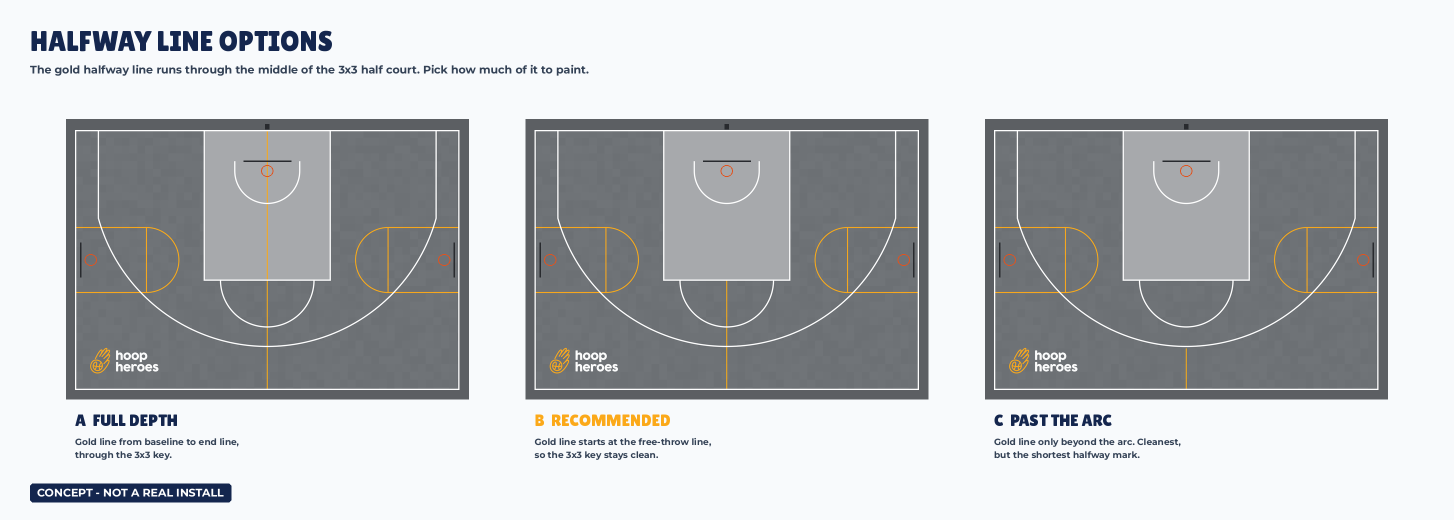
#> input picture court-viz/renders/plan/halfway-line-options.png, 2907 x 1040 px, given in place of court.png, which was not available (shown at 1/2 size)
$ python plan_sheet.py ../renders/plan --out out.png
#> lines starting #> are read from the running program, lines starting #| are printed output that depends on the picture; pictures that were not available may be replaced by others from this repository, and a replacement may not be noted
"""Lay out the flat court artwork as a to-scale plan sheet.

Usage: python3 tools/plan_sheet.py PLAN_DIR --out DIR
Reads court.png from tools/plan.mjs (400 px per metre, hoop end at the top).
"""
import argparse
from pathlib import Path

from PIL import Image, ImageDraw, ImageFont

ROOT = Path(__file__).resolve().parent.parent
NAVY = (20, 38, 78)
GOLD = (251, 169, 26)
INK = (51, 65, 85)
BG = (248, 250, 252)
HOOP = (40, 42, 46)
SRC_PX = 400
L, W = 10.0, 14.8  # depth from the Mega Slam baseline, baseline length


def font(name, size):
    return ImageFont.truetype(str(ROOT / "assets/fonts" / name), size)


def heading(size):
    return font("LilitaOne-Regular.ttf", size)


def body(size):
    return font("Montserrat-Bold.ttf", size)


def concept_label(d, h, x=40):
    f = body(22)
    t = "CONCEPT - HOOP HUB"
    b = f.getbbox(t)
    y1 = h - 36
    y0 = y1 - (b[3] - b[1]) - 20
    d.rounded_rectangle((x, y0, x + b[2] - b[0] + 28, y1), radius=6, fill=NAVY)
    d.text((x + 14 - b[0], y0 + 10 - b[1]), t, font=f, fill="white")


def draw_hoops(d, ox, oy, s, line=4, bases=True):
    # Mega Slam: board face 1.2 m in, rim centre 1.575 m; post just behind the baseline
    d.line((ox + (W / 2 - 0.915) * s, oy + 1.2 * s, ox + (W / 2 + 0.915) * s, oy + 1.2 * s), fill=HOOP, width=line)
    r = 0.2286 * s
    cx, cy = ox + W / 2 * s, oy + 1.575 * s
    d.ellipse((cx - r, cy - r, cx + r, cy + r), outline=(224, 83, 31), width=max(2, line - 1))
    d.rectangle((cx - 0.08 * s, oy - 0.22 * s, cx + 0.08 * s, oy - 0.02 * s), fill=HOOP)
    # portable hoops: rim 0.6 m inside each 10 m side line, centred at 5.0 m, board 1.32 m wide, base outside the tiles
    for side in (-1, 1):
        rx = ox + (W / 2 + side * (W / 2 - 0.6)) * s
        bx = rx + side * 0.38 * s
        cz = oy + 5.0 * s
        d.line((bx, cz - 0.66 * s, bx, cz + 0.66 * s), fill=HOOP, width=line)
        d.ellipse((rx - r, cz - r, rx + r, cz + r), outline=(224, 83, 31), width=max(2, line - 1))
        if not bases:
            continue
        x_edge = ox + (W / 2 + side * W / 2) * s
        x0, x1 = sorted((x_edge + side * 0.02 * s, x_edge + side * 1.47 * s))
        d.rounded_rectangle((x0, cz - 0.385 * s, x1, cz + 0.385 * s), radius=int(0.06 * s), outline=HOOP, width=max(2, line - 1))


def dim_arrow(d, a, b, text, f, vertical=False):
    d.line((*a, *b), fill=INK, width=2)
    for p in (a, b):
        if vertical:
            d.line((p[0] - 10, p[1], p[0] + 10, p[1]), fill=INK, width=2)
        else:
            d.line((p[0], p[1] - 10, p[0], p[1] + 10), fill=INK, width=2)
    tb = f.getbbox(text)
    tw, th = tb[2] - tb[0], tb[3] - tb[1]
    mx, my = (a[0] + b[0]) / 2, (a[1] + b[1]) / 2
    if vertical:
        lbl = Image.new("RGBA", (tw + 16, th + 12), BG + (255,))
        ImageDraw.Draw(lbl).text((8 - tb[0], 6 - tb[1]), text, font=f, fill=INK)
        lbl = lbl.rotate(90, expand=True)
        return lbl, (int(mx - lbl.width / 2), int(my - lbl.height / 2))
    d.rectangle((mx - tw / 2 - 8, my - th / 2 - 6, mx + tw / 2 + 8, my + th / 2 + 6), fill=BG)
    d.text((mx - tw / 2 - tb[0], my - th / 2 - tb[1]), text, font=f, fill=INK)
    return None


def main_sheet(court_png: Path, out: Path):
    s = 100  # px per metre on the sheet
    cw, ch = int(W * s), int(L * s)
    left, right, top, bottom = 330, 300, 440, 480
    sheet = Image.new("RGB", (left + cw + right, top + ch + bottom), BG)
    d = ImageDraw.Draw(sheet)
    court = Image.open(court_png).convert("RGB").resize((cw, ch), Image.LANCZOS)
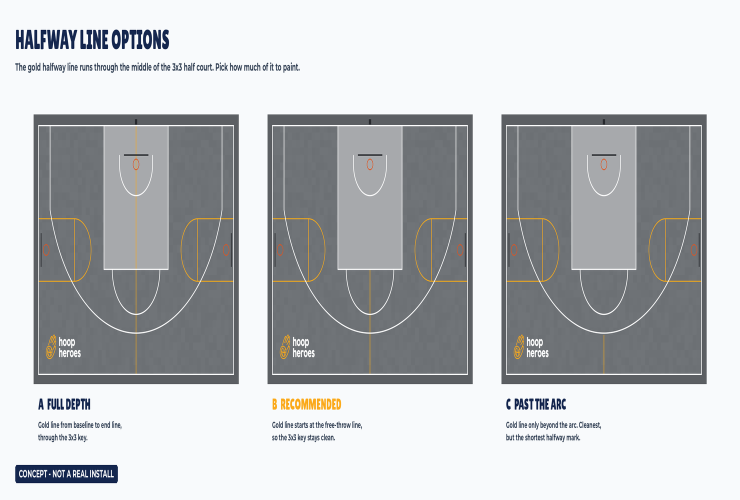
#> court: PIL image 1480x1000 RGB (shown at 1/2 size); mean R, G, B 188.2, 190.6, 193.1
    ox, oy = left, top
    # tarmac surround so the slim tile border reads
    d.rectangle((ox - 30, oy - 40, ox + cw + 30, oy + ch + 30), fill=(92, 95, 99))
    sheet.paste(court, (ox, oy))
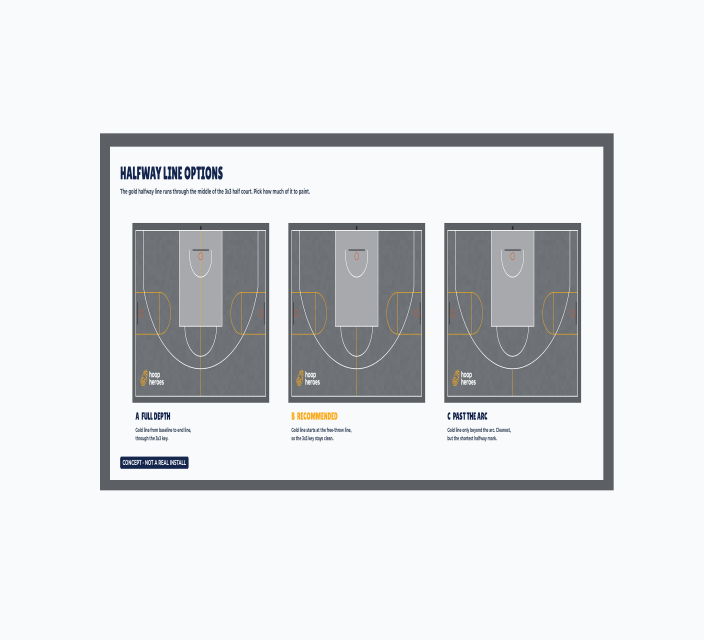
#> sheet: PIL image 2110x1920 RGB (shown at 1/3 size); mean R, G, B 219.6, 221.8, 224.1
    draw_hoops(d, ox, oy, s)

    d.text((60, 50), "HOOP HUB PHASE 1", font=heading(64), fill=NAVY)
    d.text((60, 128), "COURT MARKINGS PLAN", font=heading(40), fill=GOLD)
    d.text((60, 190), "Bird's-eye plan, to scale. 14.8 m baseline, 10 m deep; mini court runs across between the portable hoops.", font=body(22), fill=INK)

    f = body(20)
    dim_arrow(d, (ox, oy - 90), (ox + cw, oy - 90), "14.8 m baseline", f)
    lbl = dim_arrow(d, (ox - 240, oy), (ox - 240, oy + ch), "10.0 m", f, vertical=True)
#> call 2 of dim_arrow, with a = (90, 440), b = (90, 1440), text = '10.0 m', vertical = True
#> in dim_arrow (call 2), `ImageDraw.Draw(lbl).text((8 - tb[0], 6 - tb[1]), text, font=f, fill=INK)`:
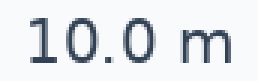
#> lbl: PIL image 86x27 RGBA (shown 3 times larger); mean R, G, B, A 225.3, 228.7, 232.8, 255
#> in dim_arrow (call 2), `lbl = lbl.rotate(90, expand=True)`:
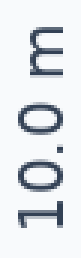
#> lbl: PIL image 27x86 RGBA (shown 3 times larger); mean R, G, B, A 225.3, 228.7, 232.8, 255
    sheet.paste(lbl[0], lbl[1])
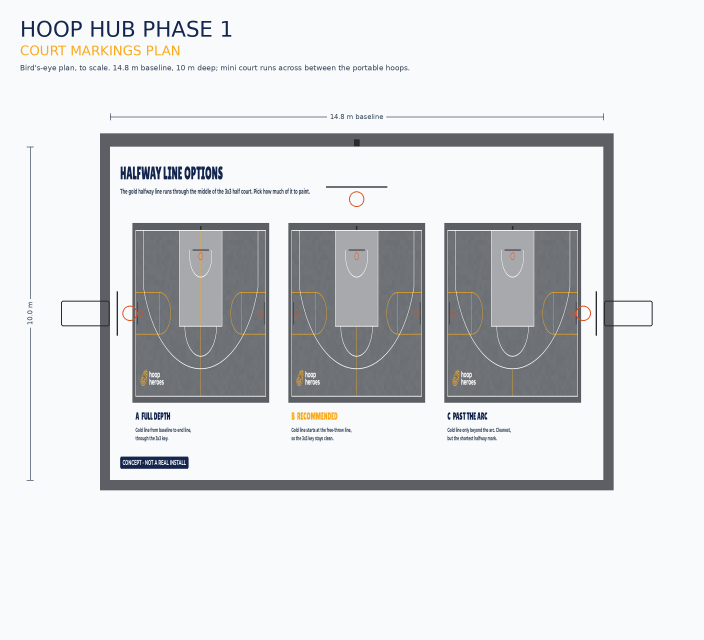
#> sheet: PIL image 2110x1920 RGB (shown at 1/3 size); mean R, G, B 218.4, 220.5, 222.8
    d = ImageDraw.Draw(sheet)
    for text, y in (("MEGA SLAM END", oy - 150), ("OPEN END", oy + ch + 60)):
        tb = heading(30).getbbox(text)
        d.text((ox + cw / 2 - (tb[2] - tb[0]) / 2, y), text, font=heading(30), fill=NAVY)
    for x in (ox - 147, ox + cw + 40):
        y = oy + 5.0 * s + 52
        d.text((x, y), "PORTABLE", font=body(18), fill=INK)
        d.text((x, y + 24), "HOOP", font=body(18), fill=INK)

    # legend
    ly = oy + ch + 130
    items = [
        ((255, 255, 255), "White 50 mm: 3x3 half court (FIBA key, arc, free-throw line and semicircle)"),
        (GOLD, "Gold 40 mm: mini court boundary just outside the white; key outline, free-throw semicircle and 3-point line at each portable hoop"),
        ((110, 114, 118), "Floor: 60 panels, 1.23 x 2.0 m, mid grey #6e7276"),
        ((167, 169, 172), "All three keys, lighter grey #a7a9ac"),
        (HOOP, "Hoop positions, for reference only (not painted)"),
    ]
    for i, (col, text) in enumerate(items):
        x = 60
        y = ly + i * 44
        d.rectangle((x, y + 4, x + 34, y + 26), fill=col, outline=(150, 150, 150))
        d.text((x + 48, y + 2), text, font=body(17), fill=INK)
    concept_label(d, sheet.height, 60)
    sheet.save(out)
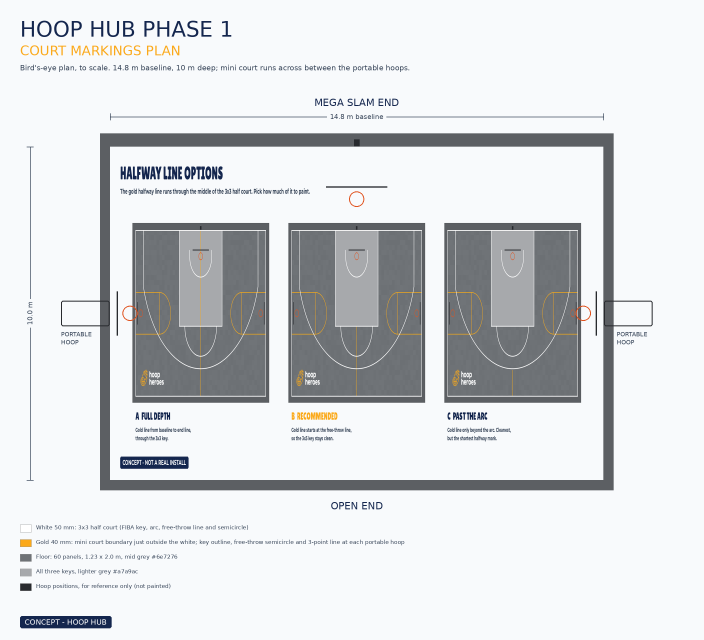
#> saved as court-markings-plan.png: PIL image 2110x1920 RGB (shown at 1/3 size); mean R, G, B 217.2, 219.4, 221.7
    return out


def variants_sheet(files, captions, title, subtitle, out: Path):
    """Side-by-side comparison of court artwork variants."""
    s = 64
    cw, ch = int(W * s), int(L * s)
    gap, top = 150, 260
    sheet = Image.new("RGB", (gap + len(files) * (cw + gap), top + ch + 220), BG)
    d = ImageDraw.Draw(sheet)
    d.text((60, 50), title, font=heading(56), fill=NAVY)
    d.text((60, 125), subtitle, font=body(22), fill=INK)
    for i, (f, (t, l1)) in enumerate(zip(files, captions)):
        ox, oy = gap + i * (cw + gap), top
        d.rectangle((ox - 18, oy - 22, ox + cw + 18, oy + ch + 18), fill=(92, 95, 99))
        sheet.paste(Image.open(f).convert("RGB").resize((cw, ch), Image.LANCZOS), (ox, oy))
        draw_hoops(d, ox, oy, s, line=3, bases=False)
        d.text((ox, oy + ch + 40), t, font=heading(34), fill=NAVY)
        d.text((ox, oy + ch + 92), l1, font=body(18), fill=INK)
    concept_label(d, sheet.height, 60)
    sheet.save(out)
    return out


if __name__ == "__main__":
    ap = argparse.ArgumentParser()
    ap.add_argument("plan_dir", type=Path)
    ap.add_argument("--out", type=Path, required=True)
    a = ap.parse_args()
    a.out.mkdir(parents=True, exist_ok=True)
    print(main_sheet(a.plan_dir / "court.png", a.out / "court-markings-plan.png"))
    lines = sorted(a.plan_dir.glob("lines-*.png"))
    if lines:
        print(variants_sheet(lines, [
            ("A  CURRENT: WHITE + GOLD", "White 3x3 court, gold mini court with its own boundary."),
            ("B  ALL WHITE", "Every line white; one shared boundary on the floor edge."),
        ], "LINE COLOUR OPTIONS", "Same court, two ways to mark it.", a.out / "line-colour-options.png"))

$ run again, on court-viz/renders/plan/key-colour-options.png
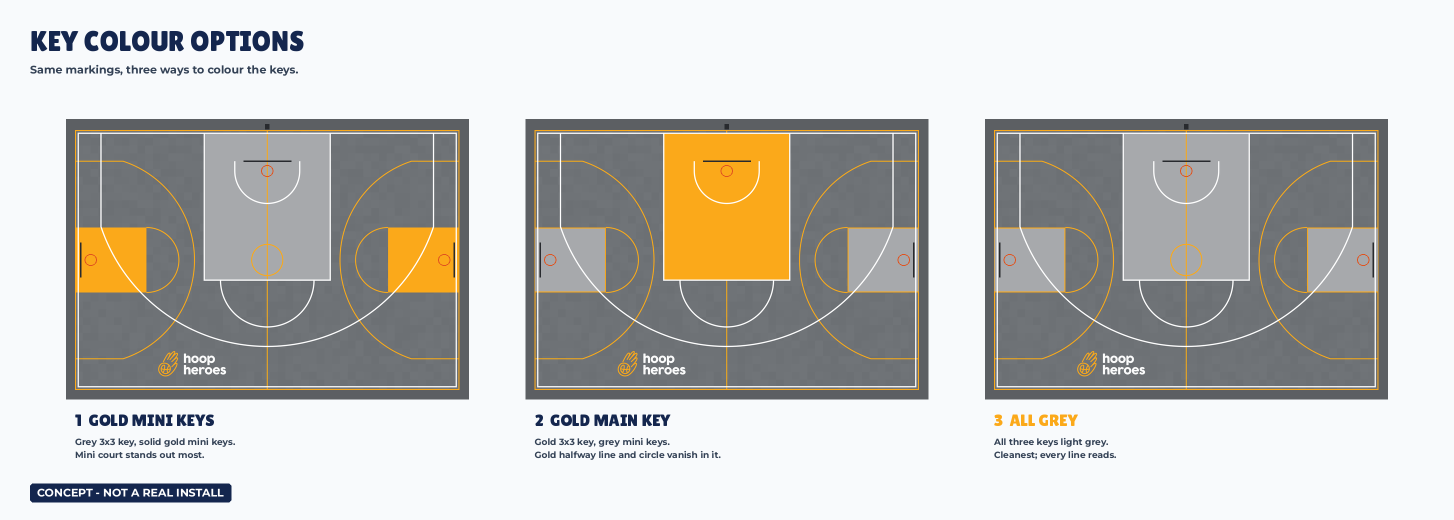
#> input picture court-viz/renders/plan/key-colour-options.png, 2907 x 1040 px, given in place of court.png, which was not available (shown at 1/2 size)
#> in main_sheet, `court = Image.open(court_png).convert("RGB").resize((cw, ch), Image.LA..`:
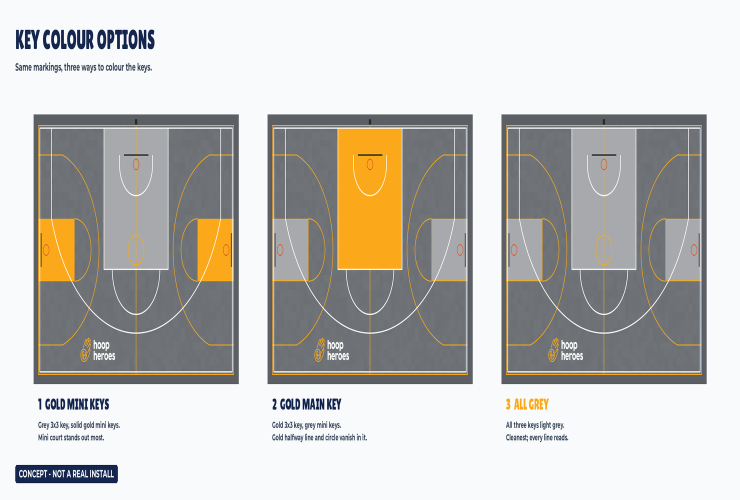
#> court: PIL image 1480x1000 RGB (shown at 1/2 size); mean R, G, B 194.3, 193.1, 189.3
#> in main_sheet, `sheet.save(out)`:
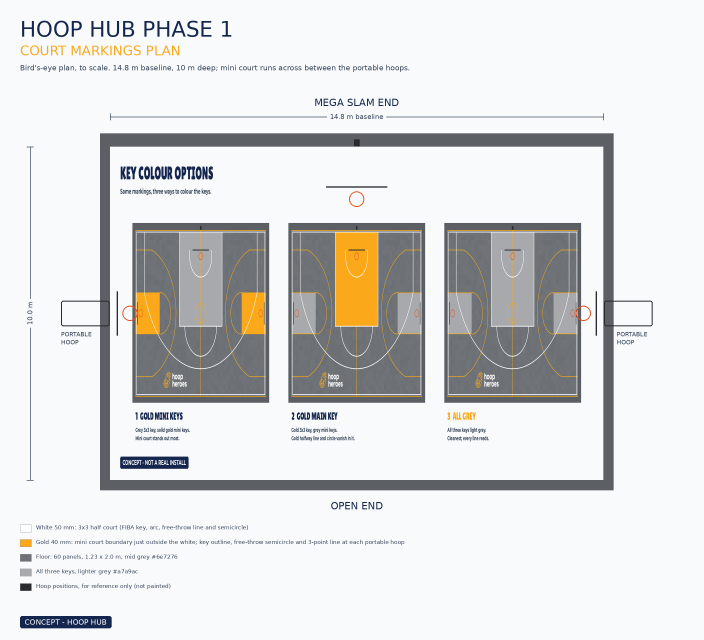
#> saved as court-markings-plan.png: PIL image 2110x1920 RGB (shown at 1/3 size); mean R, G, B 219.4, 220.2, 220.3

$ run again, on court-viz/renders/plan/line-colour-options.png
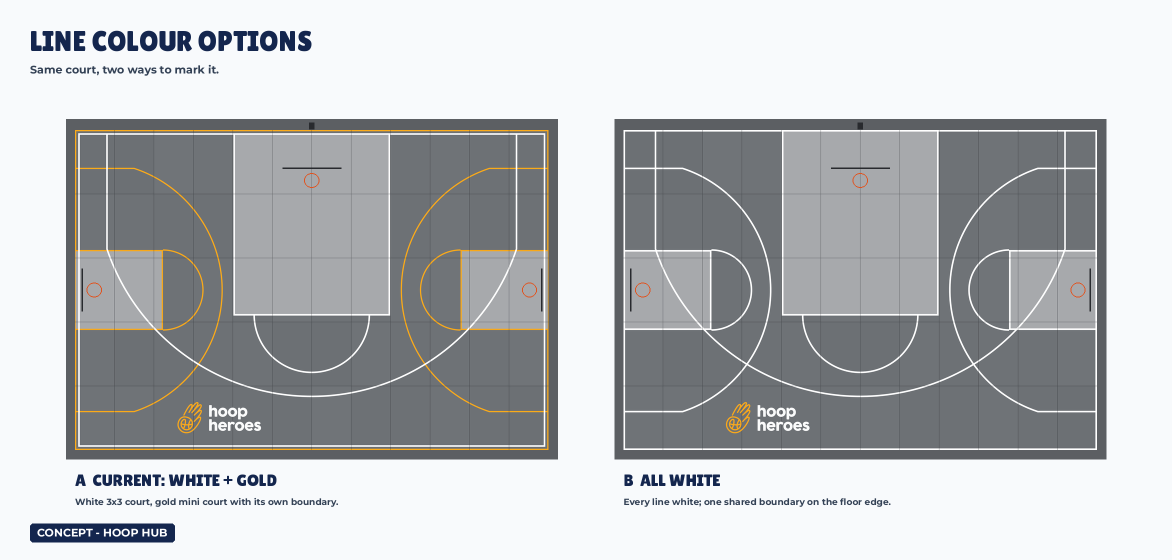
#> input picture court-viz/renders/plan/line-colour-options.png, 2344 x 1120 px, given in place of court.png, which was not available (shown at 1/2 size)
#> in main_sheet, `court = Image.open(court_png).convert("RGB").resize((cw, ch), Image.LA..`:
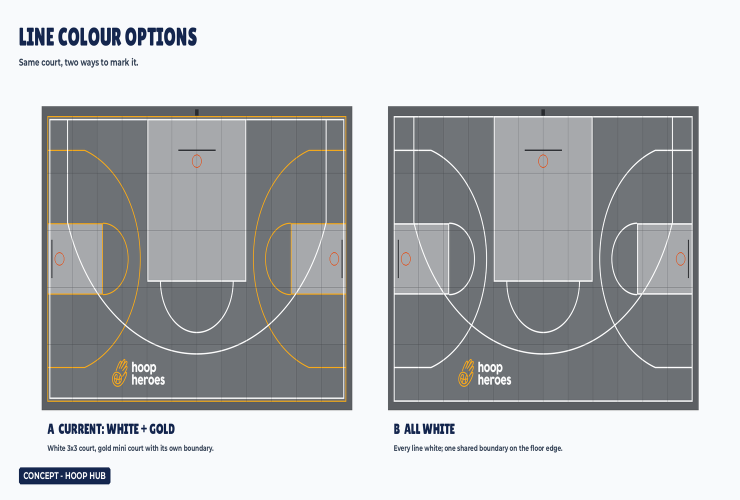
#> court: PIL image 1480x1000 RGB (shown at 1/2 size); mean R, G, B 183.7, 186, 188.3
#> in main_sheet, `sheet.save(out)`:
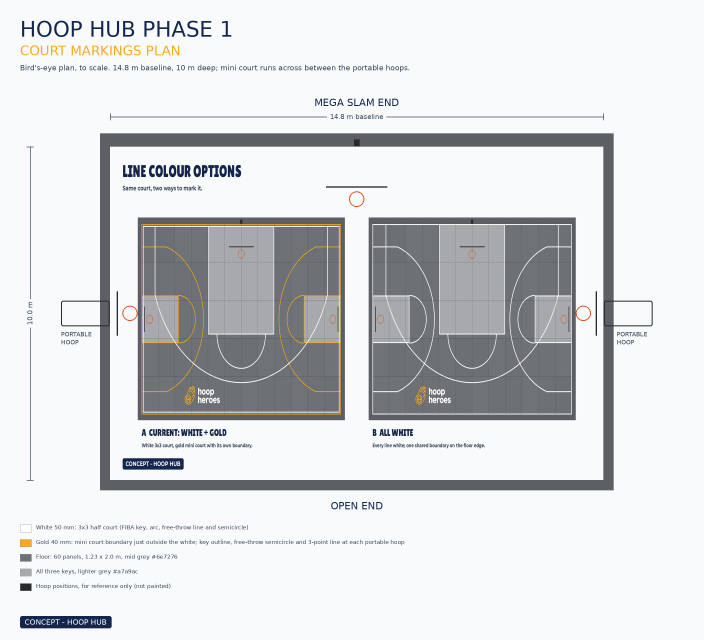
#> saved as court-markings-plan.png: PIL image 2110x1920 RGB (shown at 1/3 size); mean R, G, B 215.5, 217.6, 219.9
